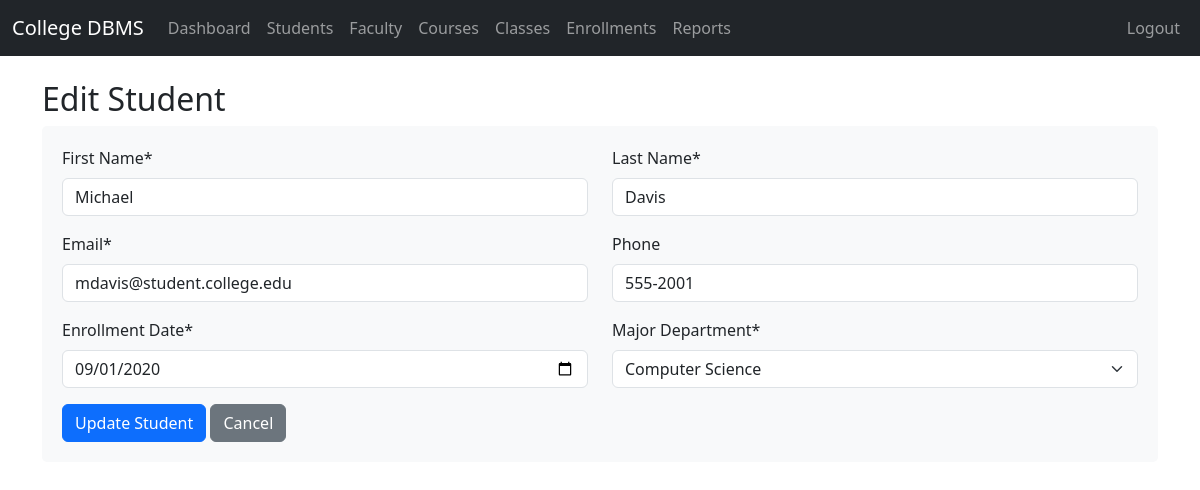
Page /edit_student.php?id=1001 (signed in) on the committed database.
### tables this page shows
CREATE TABLE IF NOT EXISTS Students (
    student_id INT PRIMARY KEY,
    first_name VARCHAR(30) NOT NULL,
    last_name VARCHAR(30) NOT NULL,
    email VARCHAR(50) UNIQUE,
    phone VARCHAR(15),
    enrollment_date DATE,
    major_department_id INT,
    FOREIGN KEY (major_department_id) REFERENCES Departments(department_id)
);

CREATE TABLE IF NOT EXISTS Departments (
    department_id INT PRIMARY KEY,
    department_name VARCHAR(50) NOT NULL,
    building VARCHAR(30),
    budget DECIMAL(12,2)
);

### edit_student.php (the view, shortened to what this page needs)
<?php
require_once "config.php";
$student_id = trim($_GET["id"]);
$first_name = $last_name = $email = $phone = $enrollment_date = $major_department_id = "";
$sql = "SELECT * FROM Students WHERE student_id = ?";
if($stmt = mysqli_prepare($link, $sql)){
    mysqli_stmt_bind_param($stmt, "i", $student_id);
    if(mysqli_stmt_execute($stmt)){
        $result = mysqli_stmt_get_result($stmt);
        if(mysqli_num_rows($result) == 1){
            $row = mysqli_fetch_assoc($result);
            $first_name = $row["first_name"];
            $last_name = $row["last_name"];
            $email = $row["email"];
            $phone = $row["phone"];
            $enrollment_date = $row["enrollment_date"];
            $major_department_id = $row["major_department_id"];
        } else {
            header("location: students.php");
            exit;
        }
    } else {
        $error = "Error fetching student data.";
    }
}
$departments = array();
$sql = "SELECT * FROM Departments ORDER BY department_name";
if($result = mysqli_query($link, $sql)){
    while($row = mysqli_fetch_assoc($result)){
        $departments[] = $row;
    }
}
?>
<!DOCTYPE html>
<html lang="en">
<head>
    <link href="https://cdn.jsdelivr.net/npm/bootstrap@5.3.0/dist/css/bootstrap.min.css" rel="stylesheet">
</head>
<body>
    <?php include 'navbar.php'; ?>
    <div class="container mt-4">
        <h2>Edit Student</h2>
        <div class="form-section">
            <form method="post">
                <div class="row">
                    <div class="col-md-6">
                        <div class="mb-3">
                            <label for="first_name" class="form-label">First Name*</label>
                            <input type="text" class="form-control" id="first_name" name="first_name"
                                   value="<?php echo htmlspecialchars($first_name); ?>" required>
                        </div>
                    </div>
                    <div class="col-md-6">
                        <div class="mb-3">
                            <label for="last_name" class="form-label">Last Name*</label>
                            <input type="text" class="form-control" id="last_name" name="last_name"
                                   value="<?php echo htmlspecialchars($last_name); ?>" required>
                        </div>
                    </div>
                </div>
                <div class="row">
                    <div class="col-md-6">
                        <div class="mb-3">
                            <label for="email" class="form-label">Email*</label>
                            <input type="email" class="form-control" id="email" name="email"
                                   value="<?php echo htmlspecialchars($email); ?>" required>
                        </div>
                    </div>
                    <div class="col-md-6">
                        <div class="mb-3">
                            <label for="phone" class="form-label">Phone</label>
                            <input type="tel" class="form-control" id="phone" name="phone"
                                   value="<?php echo htmlspecialchars($phone); ?>">
                        </div>
                    </div>
                </div>
                <div class="row">
                    <div class="col-md-6">
                        <div class="mb-3">
                            <label for="enrollment_date" class="form-label">Enrollment Date*</label>
                            <input type="date" class="form-control" id="enrollment_date" name="enrollment_date"
                                   value="<?php echo htmlspecialchars($enrollment_date); ?>" required>
                        </div>
                    </div>
                    <div class="col-md-6">
                        <div class="mb-3">
                            <label for="major_department_id" class="form-label">Major Department*</label>
                            <select class="form-select" id="major_department_id" name="major_department_id" required>
                                <?php foreach($departments as $dept): ?>
                                    <option value="<?php echo $dept['department_id']; ?>"
                                        <?php if($major_department_id == $dept['department_id']) echo 'selected'; ?>>
                                        <?php echo htmlspecialchars($dept['department_name']); ?>
                                    </option>
                                <?php endforeach; ?>
                            </select>
                        </div>
                    </div>
                </div>
                <button type="submit" name="update" class="btn btn-primary">Update Student</button>
                <a href="students.php" class="btn btn-secondary">Cancel</a>
            </form>
        </div>
    </div>
</body>
</html>

### edit_student.php (style rules this page uses)
.form-section { background-color: #f8f9fa; padding: 20px; border-radius: 5px; margin-bottom: 30px; }

### rows in the picture
students: first_name "Michael", last_name "Davis", email "mdavis@student.college.edu", phone "555-2001", enrollment_date "09/01/2020", major_department_id "Computer Science"
